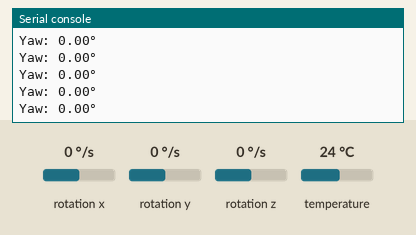
Recording of a program running on a simulated ESP32 board running MicroPython. Parts: the last lines printed to the serial console. The test bench sets the inputs (shaded band); at power-on: rotation z 0 °/s, rotation x 0 °/s, rotation y 0 °/s, temperature 24 °C. Library files of the repository ran but are not shown: MPU6050.py.

Above: at 11.7 s.
11.8 s: rotation z set to -192 °/s
At 11.99 s:
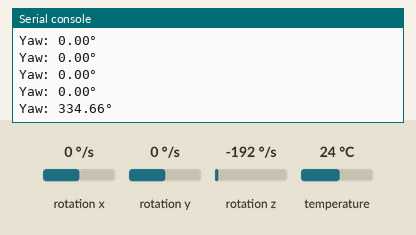
13.3 s: rotation z set to -100 °/s
At 13.31 s:
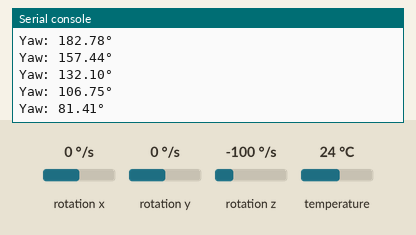
Timing chart, 0 to 16.3 s (numbered marks = the images above; inputs shaded):
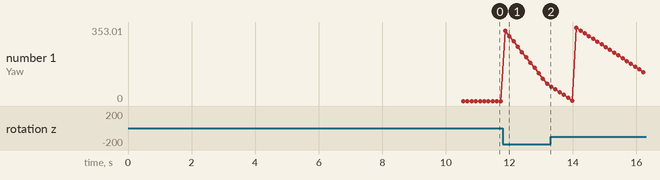

The program:

main.py
```python
# Example code for (GY-521) MPU6050 Accelerometer/Gyro Module
# Write in MicroPython by Warayut Poomiwatracanont JAN 2023

from MPU6050 import MPU6050

from os import listdir, chdir
from machine import Pin
from time import sleep_ms
import time


mpu = MPU6050(scl=21, sda=22)

def calibrate_gyro_z(samples=100, delay=0.01):
    print("请保持静止，正在校准陀螺仪...")
    sum_z = 0
    for _ in range(samples):
        gyro = mpu.read_gyro_data()
        sum_z += gyro['z']
        time.sleep(delay)
    bias = sum_z / samples
    print("校准完成，偏移值：{:.4f}°/s".format(bias))
    return bias

last_time = time.ticks_ms()

def get_dt():
    global last_time
    now = time.ticks_ms()
    dt = time.ticks_diff(now, last_time) / 1000
    last_time = now
    return dt


def main():
    gyro_z_bias = calibrate_gyro_z(samples=500)
    print('biasZ:', gyro_z_bias)
    yaw = 0.0

    while True:
        # Accelerometer Data
        # accel = mpu.read_accel_data() # read the accelerometer [ms^-2]
        # aX = accel["x"]
        # aY = accel["y"]
        # aZ = accel["z"]
        # print(f"accel x:{aX} y:{aY} z:{aZ}")

        # Gyroscope Data
        dt = get_dt()
        gyro = mpu.read_gyro_data()   # read the gyro [deg/s]
        gX = gyro["x"]
        gY = gyro["y"]
        gZ = gyro["z"]
        corrected_z = gZ - gyro_z_bias
        yaw += corrected_z * dt
        yaw %= 360
        print("Yaw: {:.2f}°".format(yaw))
        time.sleep(0.02)

        # print(f"gyro x:{gX} y:{gY} z:{gZ} deg/s")
        # print(f"gyro z:{gZ - gyro_z_bias}")

        # Rough Temperature
        temp = mpu.read_temperature()   # read the device temperature [degC]
        # print(f"Temperature: {temp}°C")

        # G-Force
        # gforce = mpu.read_accel_abs(g=True) # read the absolute acceleration magnitude
        # print("G-Force: " + str(gforce))

        # Time Interval Delay in millisecond (ms)
        sleep_ms(100)

if __name__ == '__main__':
    main()
```

Measured:
- after the input at 11.8 s, the serial console: prints a new line after 0.07 s (image 1)
- plotted number 1: 0 → 81.41 after the input at 11.8 s, 81.41 → 49.71 after the input at 13.3 s
